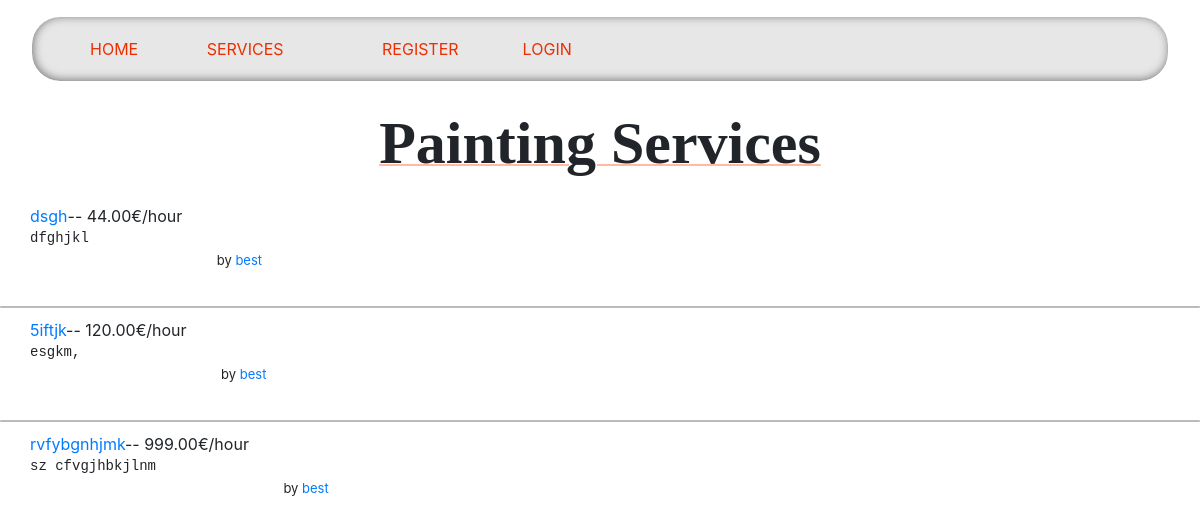
The page /services/Painting/ on the database as committed earlier.
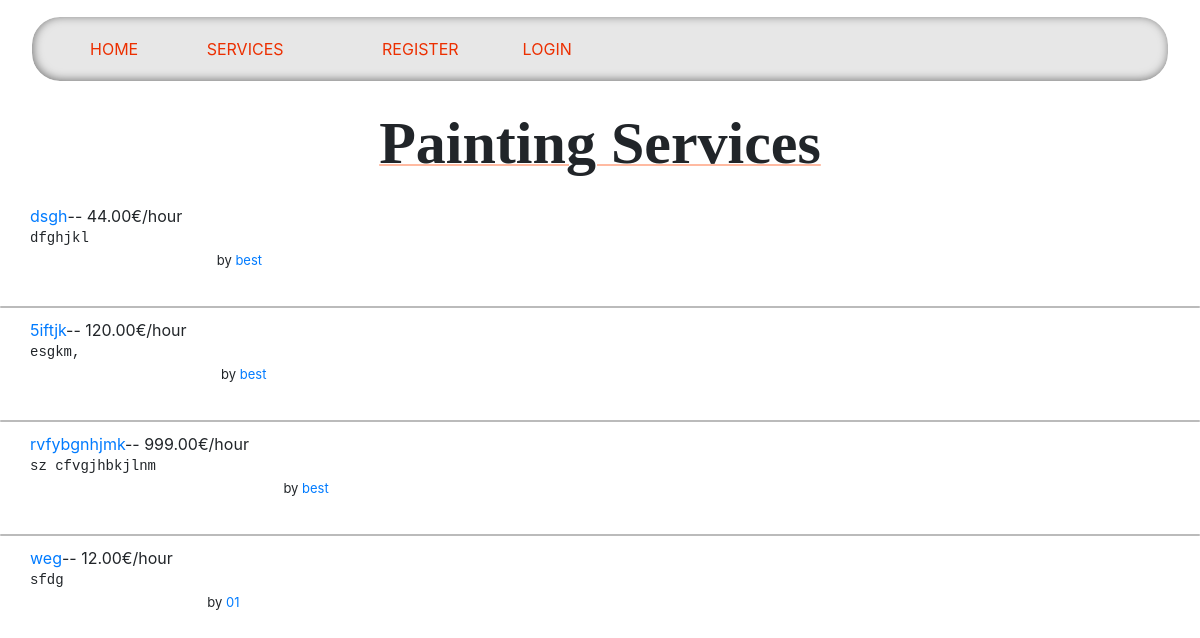
The same page on the database as committed later.
### services/models.py (models this page shows, shortened)
class Service(models.Model):
    company = models.ForeignKey(Company, on_delete=models.CASCADE)
    name = models.CharField(max_length=40)
    description = models.TextField()
    price_hour = models.DecimalField(decimal_places=2, max_digits=100)
    rating = models.IntegerField(validators=[MinValueValidator(
        0), MaxValueValidator(5)], default=0)
    choices = (
        ('Air Conditioner', 'Air Conditioner'),
        ('Carpentry', 'Carpentry'),
        ('Electricity', 'Electricity'),
        ('Gardening', 'Gardening'),
        ('Home Machines', 'Home Machines'),
        ('House Keeping', 'House Keeping'),
        ('Interior Design', 'Interior Design'),
        ('Locks', 'Locks'),
        ('Painting', 'Painting'),
        ('Plumbing', 'Plumbing'),
        ('Water Heaters', 'Water Heaters'),
    )
    field = models.CharField(max_length=30, blank=False,
                             null=False, choices=choices)
    date = models.DateTimeField(auto_now=True, null=False)

### users/models.py (models this page shows, shortened)
class Company(models.Model):
    user = models.OneToOneField(
        User, on_delete=models.CASCADE, primary_key=True)
    field = models.CharField(max_length=70, choices=(('Air Conditioner', 'Air Conditioner'),
                                                     ('All in One', 'All in One'),
                                                     ('Carpentry', 'Carpentry'),
                                                     ('Electricity',
                                                      'Electricity'),
                                                     ('Gardening', 'Gardening'),
                                                     ('Home Machines',
                                                      'Home Machines'),
                                                     ('House Keeping',
                                                      'House Keeping'),
                                                     ('Interior Design',
                                                      'Interior Design'),
                                                     ('Locks', 'Locks'),
                                                     ('Painting', 'Painting'),
                                                     ('Plumbing', 'Plumbing'),
                                                     ('Water Heaters', 'Water Heaters')), blank=False, null=False)
    rating = models.IntegerField(
        validators=[MaxValueValidator(5), MinValueValidator(0)], default=0)

class User(AbstractUser):
    is_company = models.BooleanField(default=False)
    is_customer = models.BooleanField(default=False)
    email = models.EmailField(unique=True)
    USERNAME_FIELD = 'email'
    REQUIRED_FIELDS = ['username']
    def __str__(self):
        return self.username

### services/views.py (the view)
# urls.py: path('<slug:field>/', views.service_field, name='services_field'),
def service_field(request, field):
    field = field.replace('-', ' ').title()
    services = Service.objects.filter(
        field=field)
    return render(request, 'services/field.html', {'services': services, 'field': field})

### services/templates/services/field.html (shortened to what this page needs)
{% extends 'main/base.html' %}
{% block content %}
    {% if services.all|length != 0 %}
        <p class="title">{{field}} Services</p>
        <ul class='services_list'>
            {% for service in services.all %}
                <div style="display: ruby;">
                    <div class='service_list_info'>
                        <li><a href="/services/{{service.id}}">{{ service.name }}</a>-- {{ service.price_hour }}€/hour</li>
                        <pre>{{ service.description }}</pre>
                    </div>
                    <p style="display:block; margin: 0; float: right;font-size: small; margin-right: 30px;">by <a href="/company/{{service.company.user}}">{{service.company.user}}</a></p>
                </div>
                {% if forloop.counter != services.all|length %}
                    <div class="line"></div>
                {% endif %}
            {% endfor %}
        </ul>
    {% else %}
        <h2>Sorry. No {{field}} services available</h2>
    {% endif %}
{% endblock %}

Rows that differ between the two databases and show on the page:
added Service: name "weg", price_hour "12.00", description "sfdg", company.user "01"
